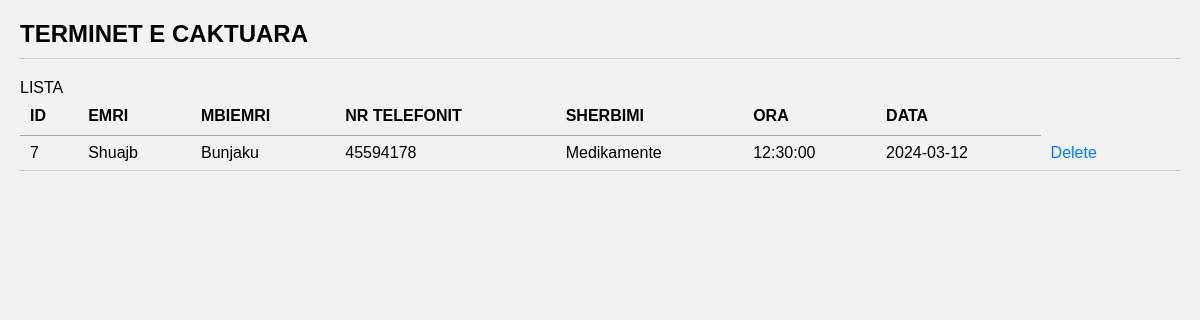
The app's page /CRUDSOOP/terminiDashboard.php with its own data.
### tables this page shows
CREATE TABLE `terminet` (
  `id` int(191) NOT NULL,
  `emri` varchar(191) NOT NULL,
  `mbiemri` varchar(191) NOT NULL,
  `nr` int(191) NOT NULL,
  `sherbimi` varchar(191) NOT NULL,
  `ora` time NOT NULL,
  `data` date NOT NULL
);

### CRUDSOOP/terminiDashboard.php (the view, shortened to what this page needs)
<?php
include ('../database/dbconnection.php');
  ?>
<!DOCTYPE html>
<html lang="en">
<head>
    <link rel="stylesheet" href="CRUDSTYLE.css">
    <link rel="stylesheet" type="text/css" href="https://cdn.datatables.net/1.12.1/css/jquery.dataTables.min.css" />
</head>
<body>
    <div>
        <div>
            <div>
                <h3>TERMINET E CAKTUARA</h3>
                <hr>
            </div>
        </div>
    </div>
    <div>
        <?php
              $query = 'SELECT * FROM terminet';
              $stmt = $conn->prepare($query);
              $stmt->execute();
              $result = $stmt->get_result();
            ?>
        <div>
            <div>
                LISTA
            </div>
            <div>
                <table id="data-table">
                    <thead>
                        <tr>
                            <th>ID</th>
                            <th>EMRI</th>
                            <th>MBIEMRI</th>
                            <th>NR TELEFONIT</th>
                            <th>SHERBIMI</th>
                            <th>ORA</th>
                            <th>DATA</th>
                        </tr>
                    </thead>
                    <tbody>
                        <?php while ($row = $result->fetch_assoc()) { ?>
                        <tr>
                            <td><?php echo  $row['id']; ?></td>
                            <td><?php echo  $row['emri']; ?></td>
                            <td><?php echo  $row['mbiemri']; ?></td>
                            <td><?php echo  $row['nr']; ?></td>
                            <td><?php echo  $row['sherbimi']; ?></td>
                            <td><?php echo  $row['ora']; ?></td>
                            <td><?php echo  $row['data']; ?></td>
                            <td>
                            <a href="terminiDashboard.php?delete=<?php echo $row['id']; ?>" onclick="return confirm('Do you want delete this record?');">Delete</a>
                                            <td>
                        </tr>
                        <?php } ?>
                    </tbody>
                </table>
            </div>
        </div>
    </div>
</body>
</html>

### CRUDSOOP/CRUDSTYLE.css (style rules this page uses)
* { margin: 0; padding: 0; box-sizing: border-box; }
body { font-family: Arial, sans-serif; background-color: #f2f2f2; padding: 20px; }
h3 { font-size: 24px; font-weight: bold; margin-bottom: 10px; }
hr { border: none; border-top: 1px solid #ccc; margin-bottom: 20px; }
table { width: 100%; border-collapse: collapse; }
th, td { padding: 10px; text-align: left; border-bottom: 1px solid #ccc; }
th { background-color: #f2f2f2; font-weight: bold; }
a { color: #007bff; text-decoration: none; }

### records on screen
terminet: id "7", emri "Shuajb", mbiemri "Bunjaku", nr "45594178", sherbimi "Medikamente", ora "12:30:00", data "2024-03-12"
